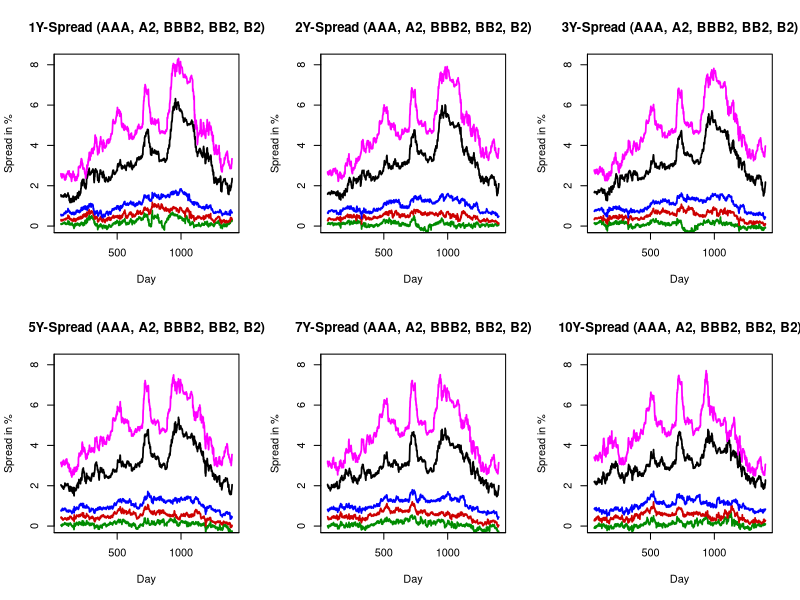

Write R code to recreate this figure.
# clear variables and close windows
rm(list=ls(all=TRUE))
graphics.off()

# load data
  USTF = read.table("USTF.txt")
  INAAA = read.table("INAAA.txt")
  INA2 = read.table("INA2.txt")
  INBBB2 = read.table("INBBB2.txt")
  INBB2 = read.table("INBB2.txt")
  INB2 = read.table("INB2.txt")

# compute spreads: yield - benchmark (USTF)

  SINAAA = INAAA-USTF 
  SINA2 = INA2 - USTF
  SINBBB2 = INBBB2 - USTF
  SINBB2 = INBB2 - USTF
  SINB2 = INB2 - USTF
    
  xmin = 60             # first observation
  xmax = nrow(SINAAA)   # last observation
  x = (xmin:xmax)       # dummy variable
  
  # Plot

par(mfrow=c(2,3)) 

  z1 = plot(x,SINAAA[xmin:xmax,3], type="l", col="green4", lwd=1.7, ylab="Spread in %", xlab="Day", main="1Y-Spread (AAA, A2, BBB2, BB2, B2)", ylim=c(0,8.2), frame=T,axes=F)
  lines(x, SINA2[xmin:xmax,3],col="red3", lwd=1.7)
  lines(x, SINBBB2[xmin:xmax,3],col="blue", lwd=1.7)
  lines(x, SINBB2[xmin:xmax,3],col="black", lwd=1.7)  
  lines(x, SINB2[xmin:xmax,3],col="magenta", lwd=1.7)
  axis(side=1, at=seq(0,2000,500),labels=seq(0,2000,500))
  axis(side=2, at=seq(0,10,2),labels=seq(0,10,2)) 
  
  
  z1 = plot(x,SINAAA[xmin:xmax,4],  type="l", col="green4", lwd=1.7, ylab="Spread in %", xlab="Day", main="2Y-Spread (AAA, A2, BBB2, BB2, B2)", ylim=c(0,8.2), frame=T,axes=F)
  lines(x, SINA2[xmin:xmax,4],col="red3", lwd=1.7)
  lines(x, SINBBB2[xmin:xmax,4],col="blue", lwd=1.7)
  lines(x, SINBB2[xmin:xmax,4],col="black", lwd=1.7)  
  lines(x, SINB2[xmin:xmax,4],col="magenta", lwd=1.7)  
  axis(side=1, at=seq(0,2000,500),labels=seq(0,2000,500))
  axis(side=2, at=seq(0,10,2),labels=seq(0,10,2))  
  
  
  z1 = plot(x,SINAAA[xmin:xmax,5],  type="l", col="green4", lwd=1.7, ylab="Spread in %", xlab="Day", main="3Y-Spread (AAA, A2, BBB2, BB2, B2)", ylim=c(0,8.2), frame=T,axes=F)
  lines(x, SINA2[xmin:xmax,5],col="red3", lwd=1.7)
  lines(x, SINBBB2[xmin:xmax,5],col="blue", lwd=1.7)
  lines(x, SINBB2[xmin:xmax,5],col="black", lwd=1.7)  
  lines(x, SINB2[xmin:xmax,5],col="magenta", lwd=1.7)  
  axis(side=1, at=seq(0,2000,500),labels=seq(0,2000,500))
  axis(side=2, at=seq(0,10,2),labels=seq(0,10,2))      
  
  
  z1 = plot(x,SINAAA[xmin:xmax,7], type="l", col="green4", lwd=1.7, ylab="Spread in %", xlab="Day", main="5Y-Spread (AAA, A2, BBB2, BB2, B2)", ylim=c(0,8.2), frame=T,axes=F)
  lines(x, SINA2[xmin:xmax,7],col="red3", lwd=1.7)
  lines(x, SINBBB2[xmin:xmax,7],col="blue", lwd=1.7)
  lines(x, SINBB2[xmin:xmax,7],col="black", lwd=1.7)  
  lines(x, SINB2[xmin:xmax,7],col="magenta", lwd=1.7)  
  axis(side=1, at=seq(0,2000,500),labels=seq(0,2000,500))
  axis(side=2, at=seq(0,10,2),labels=seq(0,10,2))      
  
  
  z1 = plot(x,SINAAA[xmin:xmax,8], type="l", col="green4", lwd=1.7, ylab="Spread in %", xlab="Day", main="7Y-Spread (AAA, A2, BBB2, BB2, B2)", ylim=c(0,8.2), frame=T,axes=F)
  lines(x, SINA2[xmin:xmax,8],col="red3", lwd=1.7)
  lines(x, SINBBB2[xmin:xmax,8],col="blue", lwd=1.7)
  lines(x, SINBB2[xmin:xmax,8],col="black", lwd=1.7)  
  lines(x, SINB2[xmin:xmax,8],col="magenta", lwd=1.7)  
  axis(side=1, at=seq(0,2000,500),labels=seq(0,2000,500))
  axis(side=2, at=seq(0,10,2),labels=seq(0,10,2))
  
  
  z1 = plot(x,SINAAA[xmin:xmax,9], type="l", col="green4", lwd=1.7, ylab="Spread in %", xlab="Day", main="10Y-Spread (AAA, A2, BBB2, BB2, B2)", ylim=c(0,8.2), frame=T,axes=F)
  lines(x, SINA2[xmin:xmax,9],col="red3", lwd=1.7)
  lines(x, SINBBB2[xmin:xmax,9],col="blue", lwd=1.7)
  lines(x, SINBB2[xmin:xmax,9],col="black", lwd=1.7)  
  lines(x, SINB2[xmin:xmax,9],col="magenta", lwd=1.7)  
  axis(side=1, at=seq(0,2000,500),labels=seq(0,2000,500))
  axis(side=2, at=seq(0,10,2),labels=seq(0,10,2))